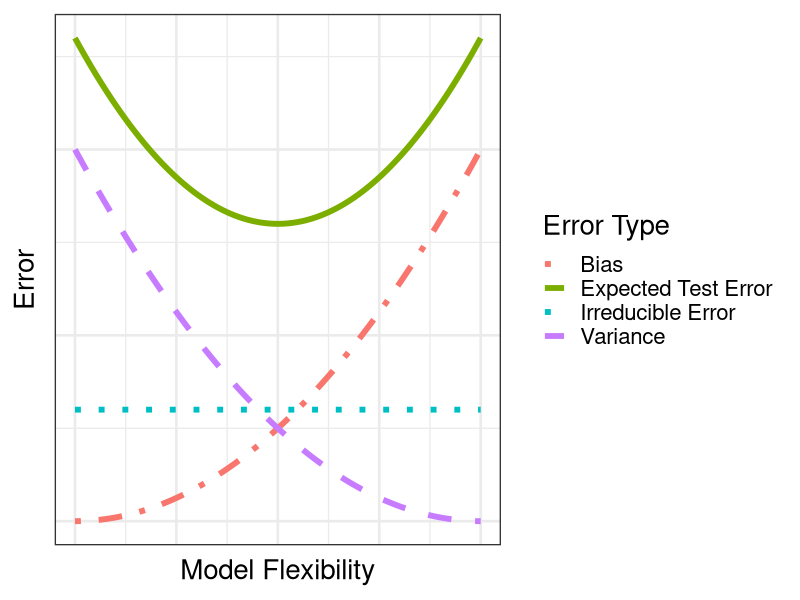

This figure's R source:
## ---- chunk 1
#| label: bias-variance-tradeoff
library("tidyverse")

d <- tibble(
  x = seq(0, 1, length.out = 100),
  `Irreducible Error` = 0.3
) |>
  mutate(
    Bias = x^2,
    Variance = rev(Bias),
    `Expected Test Error` = Bias + Variance + `Irreducible Error`
  ) |>
  pivot_longer(
    cols = -x,
    names_to = "Error Type",
    values_to = "Error"
  )

ggplot(
  d,
  aes(x = x, y = Error, color = `Error Type`, linetype = `Error Type`)
) +
  geom_line(linewidth = 2) +
  labs(
    x = "Model Flexibility",
    y = "Error"
  ) +
  scale_linetype_manual(
    values = c(
      "Expected Test Error" = "solid",
      "Bias" = "dotdash",
      "Variance" = "dashed",
      "Irreducible Error" = "dotted"
    )
  ) +
  theme_bw(base_size = 20) +
  theme(
    # Remove tick marks and labels
    axis.ticks.x = element_blank(),
    axis.text.x = element_blank(),
    axis.ticks.y = element_blank(),
    axis.text.y = element_blank()
  )
